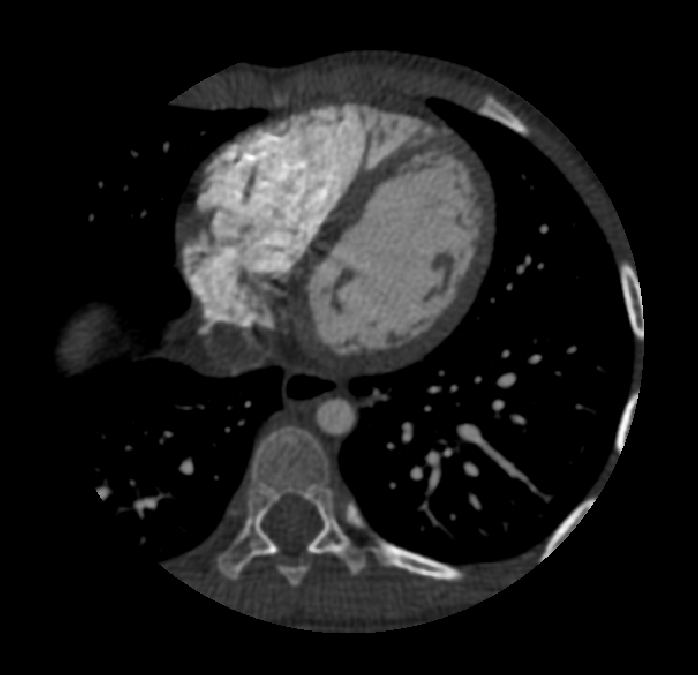
#> input picture chest.jpg, 698 x 675 px
$ python edge_detection.py --input chest.jpg --output out.png
#> lines starting #> are read from the running program, lines starting #| are printed output that depends on the picture
import argparse
import skimage.io as io
from skimage.filters import sobel


def edge_detector(input_file, output_file):
    # Read the image from the file
#> called with input_file = 'chest.jpg', output_file = 'out.png'
    img = io.imread(input_file)
#> img is the input picture: shape (675, 698); min 0, max 255, mean 27.3
    edge_img = sobel(img)
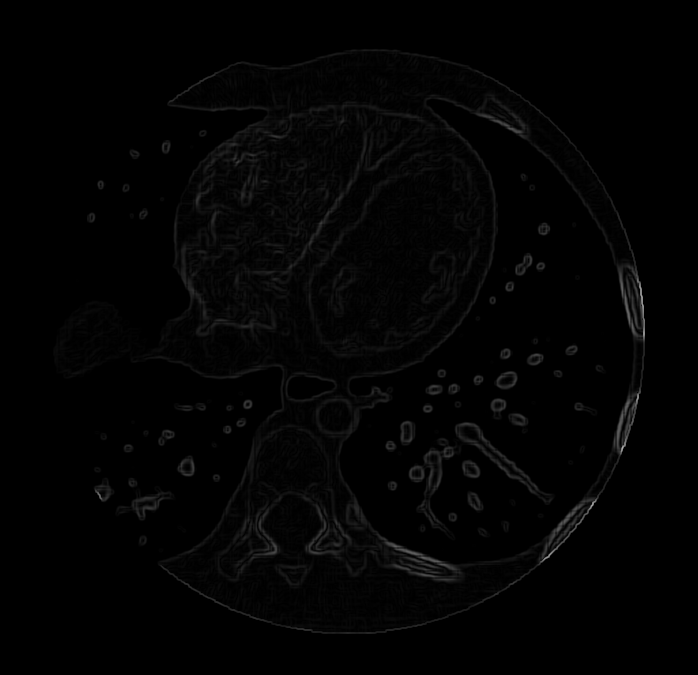
#> edge_img: shape (675, 698) float64; min 0, max 0.683, mean 0.0126
    io.imsave(output_file, edge_img)


if __name__ == '__main__':
    parser = argparse.ArgumentParser(
        prog='edgy', description='computes an edge image')

    parser.add_argument('--input', help='The path to the input image.', required=True)
    parser.add_argument('--output', help='Where to write the output image.', required=True)

    args = parser.parse_args()

    edge_detector(args.input, args.output)
